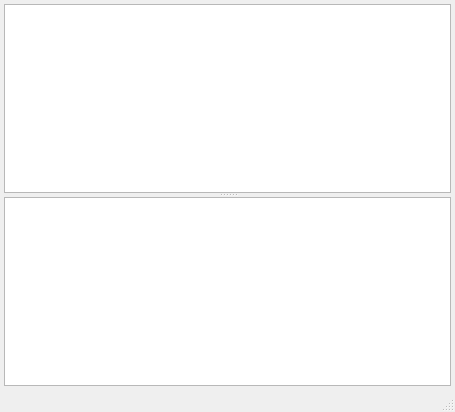
<?xml version="1.0" encoding="UTF-8"?>
<ui version="4.0">
 <class>JavaScript</class>
 <widget class="QMainWindow" name="JavaScript">
  <property name="geometry">
   <rect>
    <x>0</x>
    <y>0</y>
    <width>455</width>
    <height>412</height>
   </rect>
  </property>
  <property name="windowTitle">
   <string>MainWindow</string>
  </property>
  <property name="iconSize">
   <size>
    <width>20</width>
    <height>20</height>
   </size>
  </property>
  <property name="unifiedTitleAndToolBarOnMac">
   <bool>true</bool>
  </property>
  <widget class="QWidget" name="centralwidget">
   <layout class="QGridLayout" name="gridLayout">
    <property name="leftMargin">
     <number>4</number>
    </property>
    <property name="topMargin">
     <number>4</number>
    </property>
    <property name="rightMargin">
     <number>4</number>
    </property>
    <property name="bottomMargin">
     <number>4</number>
    </property>
    <item row="0" column="0">
     <widget class="QSplitter" name="splitter">
      <property name="orientation">
       <enum>Qt::Vertical</enum>
      </property>
      <widget class="QPlainTextEdit" name="command">
       <property name="font">
        <font>
         <pointsize>10</pointsize>
        </font>
       </property>
       <property name="neutrinoSave" stdset="0">
        <bool>true</bool>
       </property>
      </widget>
      <widget class="QPlainTextEdit" name="output">
       <property name="font">
        <font>
         <pointsize>10</pointsize>
        </font>
       </property>
       <property name="undoRedoEnabled">
        <bool>false</bool>
       </property>
       <property name="readOnly">
        <bool>true</bool>
       </property>
      </widget>
     </widget>
    </item>
   </layout>
  </widget>
  <widget class="QStatusBar" name="statusbar">
   <property name="font">
    <font>
     <pointsize>10</pointsize>
    </font>
   </property>
  </widget>
 </widget>
 <resources/>
 <connections/>
</ui>
